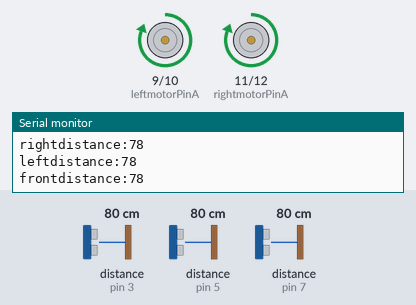
Bench run of a sketch on a simulated Arduino Uno, built with avr-gcc and run on an emulated ATmega328P. Shown: motor-driver pin pairs drawn as motors (green arrow = first pin HIGH = forward, orange = second pin HIGH = backward, longer = more drive), the last lines printed to the serial monitor. Wiring (inferred from the names in the program): 3 × ultrasonic range finder: trigger pin 2, echo pin 3 / trigger pin 4, echo pin 5 / trigger pin 6, echo pin 7. Inputs (shaded band) come from the test bench; at power-on: distance to the obstacle (sensors on pin 3, pin 5, pin 7) 80 cm. The echo pulse lasts 58.3 µs per cm.

Above: at 1.2 s.
1.3 s: distance to the obstacle (sensor on pin 3) set to 2 cm
4.3 s: distance to the obstacle (sensor on pin 5) set to 23 cm
7.3 s: distance to the obstacle (sensor on pin 5) set to 19 cm
At 7.7 s:
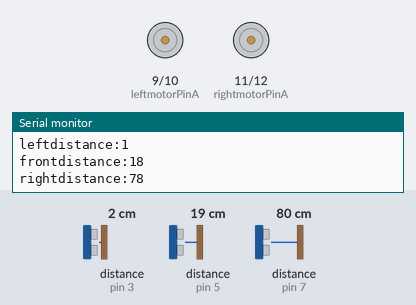
10.3 s: distance to the obstacle (sensor on pin 5) set to 250 cm
11.9 s: distance to the obstacle (sensor on pin 5) set to 2 cm
At 12.4 s:
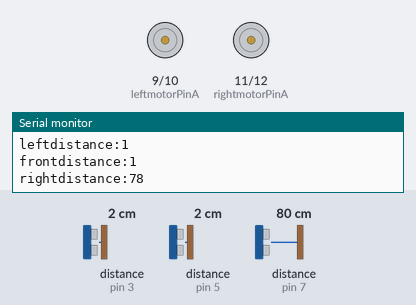
14.9 s: distance to the obstacle (sensor on pin 3) set to 20 cm
17.9 s: distance to the obstacle (sensor on pin 3) set to 24 cm
At 19.4 s:
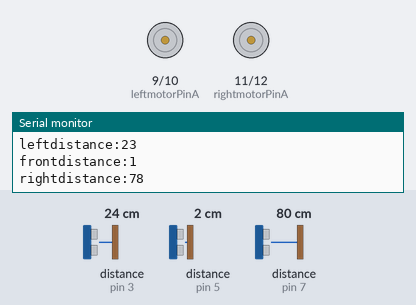
Timing chart, 0 to 20.9 s (numbered marks = the images above; inputs shaded):
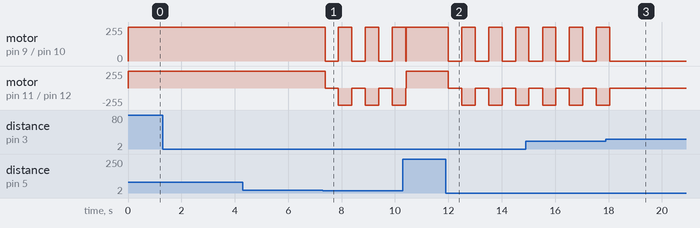

Measured:
- the behaviour switches between 22 and 21 cm on distance to the obstacle (sensor on pin 5) (found by bisection; images 0 and 1)
- the behaviour switches between 21 and 22 cm on distance to the obstacle (sensor on pin 3) (found by bisection; images 2 and 3)
- after the input at 7.3 s, motor on pin 9 (leftmotorPinA) / pin 10 (leftmotorPinB): alternates forward 255/255 for 0.50 s and stopped for 0.51 s, starting after 0.08 s; motor on pin 11 (rightmotorPinA) / pin 12 (rightmotorPinB): alternates backward 255/255 for 0.50 s and stopped for 0.51 s, starting after 0.08 s
- after the input at 11.9 s, motor on pin 9 (leftmotorPinA) / pin 10 (leftmotorPinB): alternates forward 255/255 for 0.50 s and stopped for 0.51 s, starting after 0.10 s; motor on pin 11 (rightmotorPinA) / pin 12 (rightmotorPinB): alternates backward 255/255 for 0.50 s and stopped for 0.51 s, starting after 0.10 s
- after the input at 17.9 s, motor on pin 9 (leftmotorPinA) / pin 10 (leftmotorPinB), motor on pin 11 (rightmotorPinA) / pin 12 (rightmotorPinB): goes on until 18.0 s, then stays stopped

The sketch:

sourcecode_nested.ino
```cpp
const int lefttrigPin = 2;
const int leftechoPin = 3;
const int fronttrigPin = 4;
const int frontechoPin = 5;
const int righttrigPin = 6;
const int rightechoPin = 7;

const int leftmotorPinA = 9;
const int leftmotorPinB = 10;
const int rightmotorPinA = 11;
const int rightmotorPinB = 12;

const int thresholdDistance = 20; // 20 centimeters

void stopMotors() {
  digitalWrite(leftmotorPinA, LOW);
  digitalWrite(leftmotorPinB, LOW);
  digitalWrite(rightmotorPinA, LOW);
  digitalWrite(rightmotorPinB, LOW);
}

void moveForward() {
  digitalWrite(leftmotorPinA, HIGH);
  digitalWrite(leftmotorPinB, LOW);
  digitalWrite(rightmotorPinA, HIGH);
  digitalWrite(rightmotorPinB, LOW);
}

void moveLeft() {
  digitalWrite(leftmotorPinA, LOW);
  digitalWrite(leftmotorPinB, HIGH);
  digitalWrite(rightmotorPinA, HIGH);
  digitalWrite(rightmotorPinB, LOW);
  delay(500);
  stopMotors();
}

void moveRight() {
  digitalWrite(leftmotorPinA, HIGH);
  digitalWrite(leftmotorPinB, LOW);
  digitalWrite(rightmotorPinA, LOW);
  digitalWrite(rightmotorPinB, HIGH);
  delay(500);
  stopMotors();
}

void turn180Degree() {
  digitalWrite(leftmotorPinA, HIGH);
  digitalWrite(leftmotorPinB, LOW);
  digitalWrite(rightmotorPinA, LOW);
  digitalWrite(rightmotorPinB, HIGH);
  delay(2000);
  stopMotors();
}

long getDistance(int trigPin, int echoPin) {
  digitalWrite(trigPin, LOW);
  delayMicroseconds(2);

  digitalWrite(trigPin, HIGH);
  delayMicroseconds(10);
  digitalWrite(trigPin, LOW);

  long duration = pulseIn(echoPin, HIGH);
  long distance = duration * 0.034 / 2;  // distance in centimeters

  return distance;
}

void setup() {
  pinMode(lefttrigPin, OUTPUT);
  pinMode(leftechoPin, INPUT);
  pinMode(fronttrigPin, OUTPUT);
  pinMode(frontechoPin, INPUT);
  pinMode(righttrigPin, OUTPUT);
  pinMode(rightechoPin, INPUT);
  pinMode(leftmotorPinA, OUTPUT);
  pinMode(leftmotorPinB, OUTPUT);
  pinMode(rightmotorPinA, OUTPUT);
  pinMode(rightmotorPinB, OUTPUT);

  Serial.begin(9600);  // to print distance

  stopMotors();
}

void loop() {
  int leftdistance = getDistance(lefttrigPin, leftechoPin);
  int frontdistance = getDistance(fronttrigPin, frontechoPin);
  int rightdistance = getDistance(righttrigPin, rightechoPin);

  Serial.print("leftdistance:");
  Serial.println(leftdistance);
  Serial.print("frontdistance:");
  Serial.println(frontdistance);
  Serial.print("rightdistance:");
  Serial.println(rightdistance);


 if(frontdistance <= thresholdDistance){

  if(rightdistance <= thresholdDistance && leftdistance <= thresholdDistance){
  stopMotors();
  delay(2000);
  turn180Degree();
  }


  else if(rightdistance <= thresholdDistance && leftdistance >= thresholdDistance){
  stopMotors();
  delay(500);
  moveLeft();
  }

  else if(leftdistance <= thresholdDistance && rightdistance >= thresholdDistance){
  stopMotors();
  delay(500);
  moveRight();
  }


    }
    else if(leftdistance >= 100 && rightdistance >=100 && frontdistance >= 100){
    stopMotors();
    delay(100);
}

else
{
moveForward();
}


  }
```
